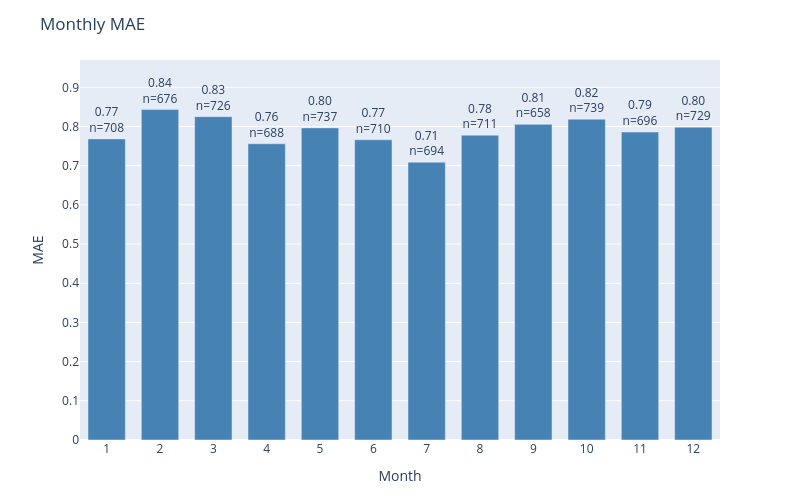

Notebook cell for this chart:
### Code cell
plot_error_by_group(
    df=results_test,
    y_true_col='actual',
    y_pred_col='prediction',
    date_col='dt_prediction',
    group_by='month',
    metric='mae',
    title='Monthly MAE'
)

### Figure 1 — Plotly figure (JSON) as saved in the notebook; plotly's stock layout.template omitted (floating-point values rounded to 4 significant figures)
{"data": [{"marker": {"color": "steelblue"}, "text": ["0.77<br>n=708", "0.84<br>n=676", "0.83<br>n=726", "0.76<br>n=688", "0.80<br>n=737", "0.77<br>n=710", "0.71<br>n=694", "0.78<br>n=711", "0.81<br>n=658", "0.82<br>n=739", "0.79<br>n=696", "0.80<br>n=729"], "textposition": "outside", "type": "bar", "x": ["1", "2", "3", "4", "5", "6", "7", "8", "9", "10", "11", "12"], "y": [0.7684, 0.8432, 0.8251, 0.7558, 0.7965, 0.7662, 0.7089, 0.7778, 0.8055, 0.8187, 0.7859, 0.7984]}], "layout": {"bargap": 0.3, "height": 500, "margin": {"b": 60, "t": 60}, "title": {"text": "Monthly MAE"}, "uniformtext": {"minsize": 8, "mode": "hide"}, "width": 800, "xaxis": {"title": {"text": "Month"}}, "yaxis": {"range": [0, 0.9697], "title": {"text": "MAE"}}}}
